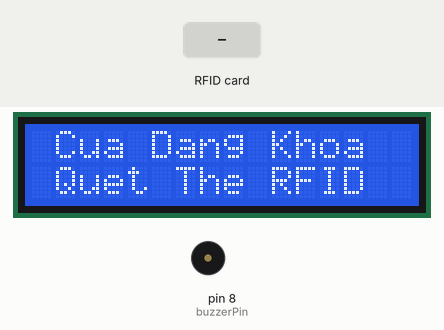
A sketch run on a simulated Arduino Uno, built with avr-gcc and run on an emulated ATmega328P. Parts: 16×2 character LCD, buzzer (waves = sounding, pin HIGH). Inputs (shaded band) come from the test bench. Pins used as bus, display or sensor lines are not drawn.

Above: at 1.3 s.
1.4 s: RFID card 5E 7A 19 C4 held to the reader
At 2.2 s:
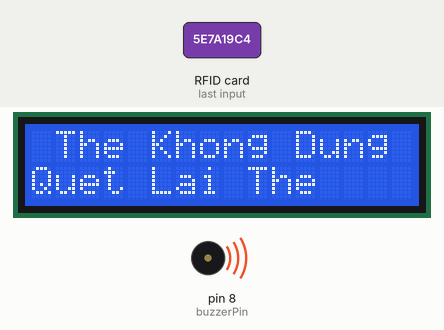
2.9 s: RFID card 73 71 1F FD held to the reader
At 4.9 s:
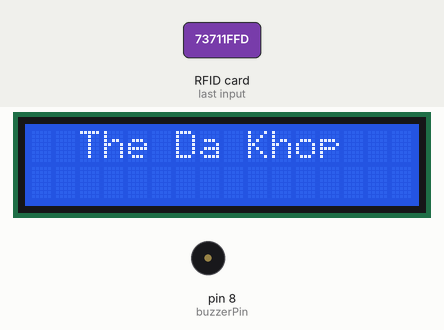
At 7.9 s:
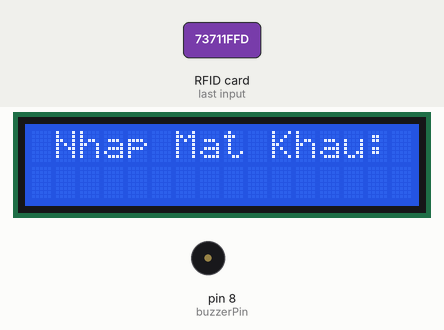
Timing chart, 0 to 9.4 s (numbered marks = the images above; inputs shaded):
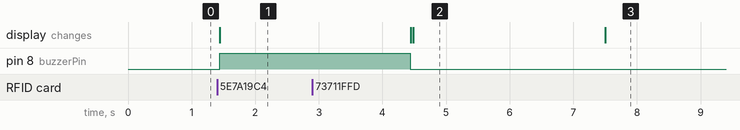

Measured:
- after the input at 1.4 s, pin 8 (buzzerPin): LOW → HIGH at once; the display: changes at once (image 1)
- after the input at 2.9 s, the display: first differs from a run without the input after 1.6 s (image 2)
- what the display in image 2 shows lasts 3.0 s, from 4.5 s to 7.5 s

The sketch:

rfiddemo.ino
```cpp
#include <MFRC522.h>                                                                          // Thư viện cho RFID
#include <LiquidCrystal_I2C.h>                                                                // Thư viện cho LCD I2C
#include <Keypad.h>                                                                           // Thư viện cho keypad
#include <SPI.h>                                                                              // Thư viện cho SPI communication

LiquidCrystal_I2C lcd(0x27, 16, 2);                                                           // Khởi tạo đối tượng LCD I2C với địa chỉ 0x27 và kích thước 16x2
MFRC522 mfrc522(10, 9);                                                                       // Khởi tạo đối tượng RFID với chân SDA 10 và RST 9
constexpr uint8_t buzzerPin = 8;                                                              // Chân nối buzzer

String correctPassword = "1111";                                                              // Mật khẩu mới
String tagUID = "73 71 1F FD";                                                                // UID của thẻ RFID được chấp nhận
String enteredPassword = "";                                                                  // Mật khẩu nhập từ keypad
boolean RFIDMode = true;                                                                      // Chế độ RFID (true) hoặc chế độ mật khẩu (false)
char key_pressed = 0;                                                                         // Biến lưu giữ nút được nhấn trên keypad
uint8_t i = 0;                                                                                // Biến đếm số ký tự mật khẩu đã nhập

const byte rows = 4;                                                                          // Số hàng trên keypad
const byte columns = 4;                                                                       // Số cột trên keypad

char hexaKeys[rows][columns] = {                                                              // Ma trận ký tự trên keypad
  {'1', '2', '3', 'A'},
  {'4', '5', '6', 'B'},
  {'7', '8', '9', 'C'},
  {'*', '0', '#', 'D'}
};

byte row_pins[rows] = {0, 1, 2, 3};                                                       // Chân kết nối các hàng trên keypad
byte column_pins[columns] = {7, 6, 5, 4};                                                    // Chân kết nối các cột trên keypad

Keypad keypad_key = Keypad( makeKeymap(hexaKeys), row_pins, column_pins, rows, columns);      // Khởi tạo đối tượng keypad

void setup() {
  pinMode(buzzerPin, OUTPUT);                                                                 // Đặt chân buzzer là OUTPUT
  lcd.init();                                                                                 // Khởi tạo LCD
  lcd.backlight();                                                                            // Bật đèn nền LCD
  SPI.begin();                                                                                // Khởi tạo SPI communication
  mfrc522.PCD_Init();                                                                         // Khởi tạo module RFID
  lcd.clear();                                                                                // Xóa màn hình LCD
}

void loop() {
  // Chế độ RFID: Quét thẻ
  if (RFIDMode == true) {
    lcd.setCursor(1, 0);
    lcd.print("Cua Dang Khoa");
    lcd.setCursor(1, 1);
    lcd.print("Quet The RFID");

    if ( ! mfrc522.PICC_IsNewCardPresent()) {
      return;
    }

    if ( ! mfrc522.PICC_ReadCardSerial()) {
      return;
    }

    String tag = "";
    for (byte j = 0; j < mfrc522.uid.size; j++) {
      tag.concat(String(mfrc522.uid.uidByte[j] < 0x10 ? " 0" : " "));
      tag.concat(String(mfrc522.uid.uidByte[j], HEX));
    }
    tag.toUpperCase();

    if (tag.substring(1) == tagUID) {  // Nếu thẻ đúng
      lcd.clear();
      lcd.setCursor(2, 0);
      lcd.print("The Da Khop");
      delay(3000);
      lcd.clear();
      lcd.print(" Nhap Mat Khau:");
      lcd.setCursor(0, 1);
      RFIDMode = false; // Chuyển sang chế độ nhập mật khẩu
    } else {
      lcd.clear();
      lcd.setCursor(0, 0);
      lcd.print(" The Khong Dung");
      lcd.setCursor(0, 1);
      lcd.print("Quet Lai The");
      digitalWrite(buzzerPin, HIGH);
      delay(3000);
      digitalWrite(buzzerPin, LOW);
      lcd.clear();
    }
  }

  // Chế độ mật khẩu: Nhập mật khẩu
  if (RFIDMode == false) {
    key_pressed = keypad_key.getKey();  // Đọc giá trị nút được nhấn trên keypad
    if (key_pressed) {
      enteredPassword += key_pressed;  // Lưu giá trị nút vào mảng password
      lcd.setCursor(i++, 1);  // Đảm bảo con trỏ LCD di chuyển đúng
      lcd.print("*");  // Hiển thị dấu "*" trên LCD
    }

    // Nếu đã nhập đủ 4 ký tự mật khẩu
    if (enteredPassword.length() == 4) {
      delay(200);  // Đợi một chút trước khi kiểm tra

      // Kiểm tra mật khẩu nhập vào so với mật khẩu đã xác định
      if (enteredPassword == correctPassword) {
        lcd.clear();
        lcd.print("Mo Cua");
        // sg90.write(90);  // Mở khóa (giả sử có servo)
        delay(3000);  // Hiển thị "Mở cửa" trong 3 giây
        // sg90.write(0);   // Đưa servo về vị trí ban đầu (nếu có)

        // Xóa mật khẩu nhập vào sau khi kiểm tra
        enteredPassword = "";

        // Quay lại chế độ quét thẻ RFID
        RFIDMode = true;
        i = 0;  // Reset biến đếm mật khẩu
        lcd.clear();
      } else {
        lcd.clear();
        lcd.print("  Sai Mat Khau");
        digitalWrite(buzzerPin, HIGH);  // Kích hoạt buzzer báo lỗi
        lcd.clear();
        lcd.print(" Nhap lai Mat Khau");
        delay(1000);  // Đợi 3 giây trước khi quay lại chế độ nhập mật khẩu
        digitalWrite(buzzerPin, LOW);  // Tắt buzzer

        // Xóa mật khẩu nhập vào sau khi nhập sai
        enteredPassword = "";

        // Reset lại biến đếm i, tiếp tục cho phép nhập lại mật khẩu nếu cần
        i = 0;
      }
    }
  }
}
```
